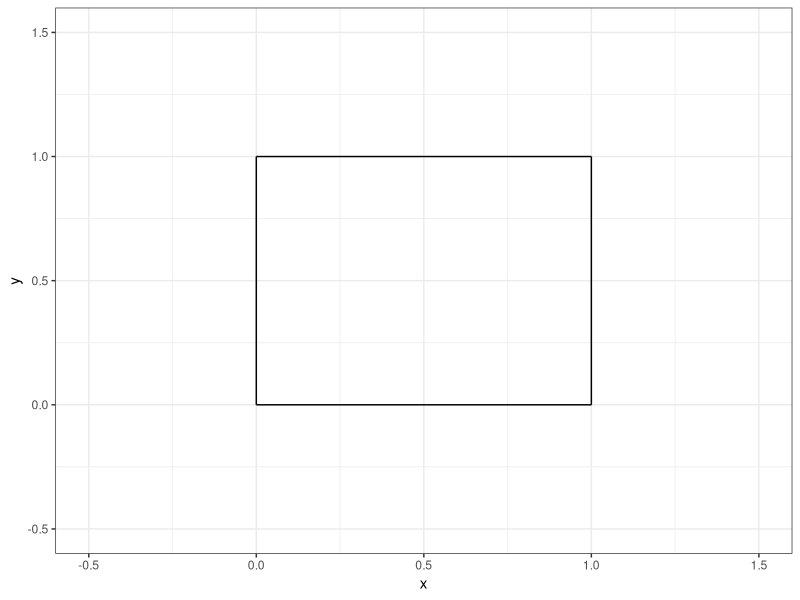
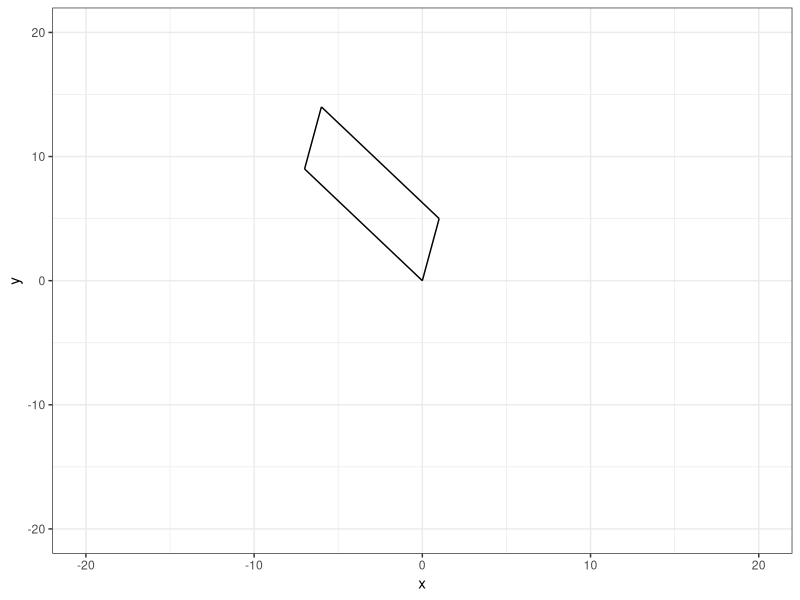
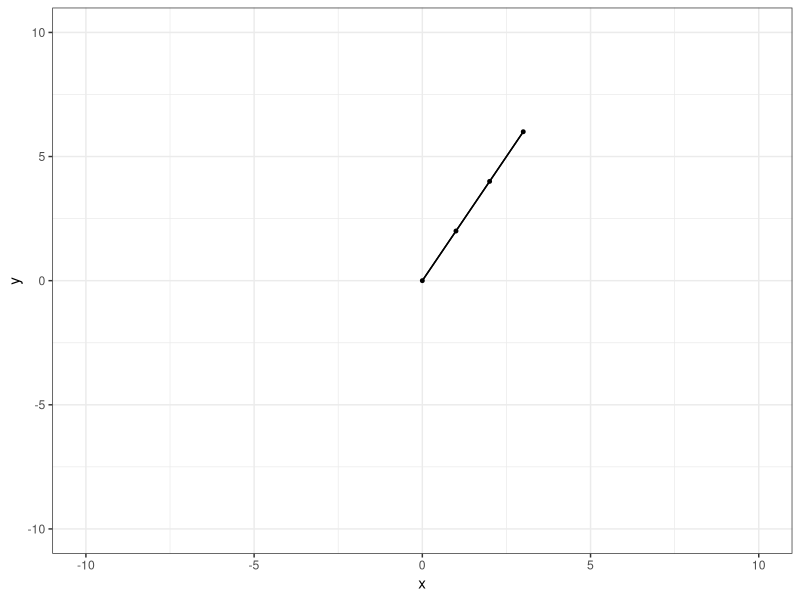
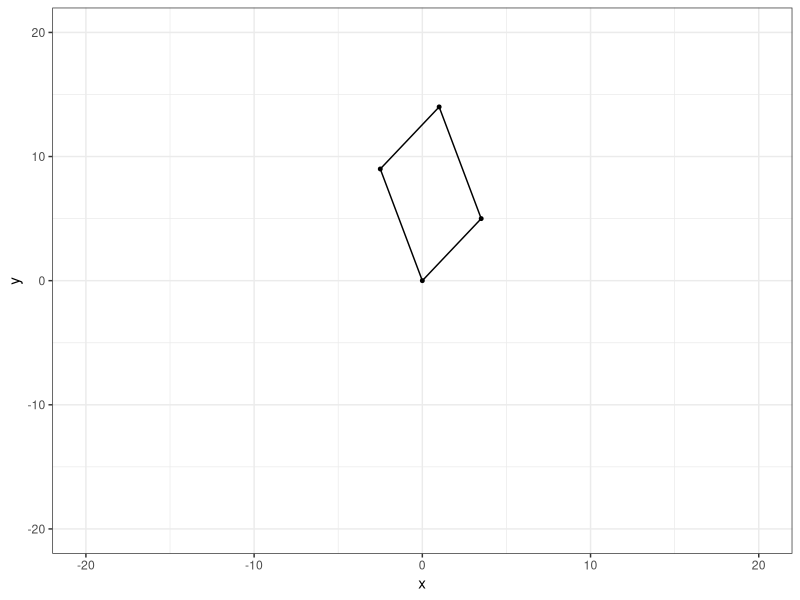

Source code (R) for these figures, in order:
## ---- chunk 1
#| echo: false

default_chunk_hook  <- knitr::knit_hooks$get("chunk")

latex_font_size <- c("Huge", "huge", "LARGE", "Large", 
                     "large", "normalsize", "small", 
                     "footnotesize", "scriptsize", "tiny")

knitr::knit_hooks$set(chunk = function(x, options) {
  x <- default_chunk_hook(x, options)
  if(options$size %in% latex_font_size) {
    paste0("\n \\", options$size, "\n\n", 
      x, 
      "\n\n \\normalsize"
    )
  } else {
    x
  }
})

## ---- chunk 2
#| label: load-packages
#| include: false
library(tidyverse)
## ---- chunk 3
#| label: fig-unitsquare
#| fig-cap: "The unit square."
#| fig-width: 3
#| fig-height: 3
#| scale: "80%"
#| fig-align: "center"
#| size: "scriptsize"
ggplot() +
  geom_segment(aes(x = 0, xend = 0,
                   y=0, yend = 1))+
  geom_segment(aes(x = 0, xend = 1,
                   y=1, yend = 1))+
  geom_segment(aes(x = 1, xend = 1,
                   y=0, yend = 1))+
  geom_segment(aes(x = 0, xend = 1,
                   y=0, yend = 0)) +
  theme_bw() + 
  xlim(-0.5, 1.5)+
  ylim(-0.5, 1.5)+
  labs(x = "x", 
       y = "y")
## ---- chunk 4
(A = matrix(c(1,5,-7,9),nrow=2,ncol=2))
## ---- chunk 5
M = matrix(c(1,0,0,1),nrow=2,ncol=2)
T = A %*% M
(T)
## ---- chunk 6
(basis.vector.1 = T[,1])
(basis.vector.2 = T[,2])
## ---- chunk 7
(p0 = c(0,0))
(p1 = basis.vector.1)
(p2 = basis.vector.1 + basis.vector.2)
(p3 = basis.vector.2) 
## ---- chunk 8
#| label: fig-squarev2
#| fig-cap: "My new parallelogram."
#| fig-width: 3
#| fig-height: 3
#| scale: "80%"
#| fig-align: "center"
#| size: "scriptsize"
ggplot() +
  geom_segment(aes(x = p0[1], xend = p1[1],
                   y=p0[2], yend = p1[2]))+
  geom_segment(aes(x = p1[1], xend = p2[1],
                   y=p1[2], yend = p2[2]))+
  geom_segment(aes(x = p2[1], xend = p3[1],
                   y=p2[2], yend = p3[2]))+
  geom_segment(aes(x = p3[1], xend = p0[1],
                   y=p3[2], yend = p0[2])) +
  theme_bw() + 
  xlim(-20, 20)+
  ylim(-20, 20)+
  labs(x = "x", 
       y = "y")
## ---- chunk 9
(det(A))
## ---- chunk 10
(A = matrix(c(1,2,2,4),nrow=2,ncol=2))
## ---- chunk 11
M = matrix(c(1,0,0,1),nrow=2,ncol=2)
(T = A %*% M)
## ---- chunk 12
(basis.vector.1 = T[,1])
(basis.vector.2 = 2 * basis.vector.1) #uh oh not full rank
## ---- chunk 13
(p0 = c(0,0))
(p1 = basis.vector.1)
(p2 = basis.vector.1 + basis.vector.2)
(p3 = basis.vector.2) 
## ---- chunk 14
#| label: fig-squarev3
#| fig-cap: "My sad parallelogram."
#| fig-width: 3
#| fig-height: 3
#| scale: "80%"
#| fig-align: "center"
#| size: "scriptsize"
ggplot() +
  geom_segment(aes(x = p0[1], xend = p1[1],
                   y=p0[2], yend = p1[2]))+
  geom_point(aes(x = p0[1], y = p0[2]), size = 1) +
  geom_segment(aes(x = p1[1], xend = p2[1],
                   y=p1[2], yend = p2[2]))+
  geom_point(aes(x = p1[1], y = p1[2]), size = 1) +
  geom_segment(aes(x = p2[1], xend = p3[1],
                   y=p2[2], yend = p3[2]))+
  geom_point(aes(x = p2[1], y = p2[2]), size = 1) +
  geom_segment(aes(x = p3[1], xend = p0[1],
                   y=p3[2], yend = p0[2])) +
  geom_point(aes(x = p3[1], y = p3[2]), size = 1) +
  theme_bw() + 
  xlim(-10, 10)+
  ylim(-10, 10)+
  labs(x = "x", 
       y = "y")
## ---- chunk 15
(det(A))
## ---- chunk 16
#initializing my matrices
Mk = matrix(c(1,0,.5,1),nrow=2,ncol=2)
A = matrix(c(1,5,-7,9),nrow=2,ncol=2)
T = Mk %*% A

#it's basis vector time
basis.vector.1 = T[,1]
basis.vector.2 = T[,2]

#Grabbing my points
p0 = c(0,0)
p1 = basis.vector.1
p2 = basis.vector.1 + basis.vector.2
p3 = basis.vector.2

#Let's plot!
#| label: fig-squarev3
#| fig-cap: "My sad parallelogram."
#| fig-width: 3
#| fig-height: 3
#| scale: "80%"
#| fig-align: "center"
#| size: "scriptsize"
ggplot() +
  geom_segment(aes(x = p0[1], xend = p1[1],
                   y=p0[2], yend = p1[2]))+
  geom_point(aes(x = p0[1], y = p0[2]), size = 1) +
  geom_segment(aes(x = p1[1], xend = p2[1],
                   y=p1[2], yend = p2[2]))+
  geom_point(aes(x = p1[1], y = p1[2]), size = 1) +
  geom_segment(aes(x = p2[1], xend = p3[1],
                   y=p2[2], yend = p3[2]))+
  geom_point(aes(x = p2[1], y = p2[2]), size = 1) +
  geom_segment(aes(x = p3[1], xend = p0[1],
                   y=p3[2], yend = p0[2])) +
  geom_point(aes(x = p3[1], y = p3[2]), size = 1) +
  theme_bw() + 
  xlim(-20, 20)+
  ylim(-20, 20)+
  labs(x = "x", 
       y = "y")

## ---- chunk 17
(det(T))
